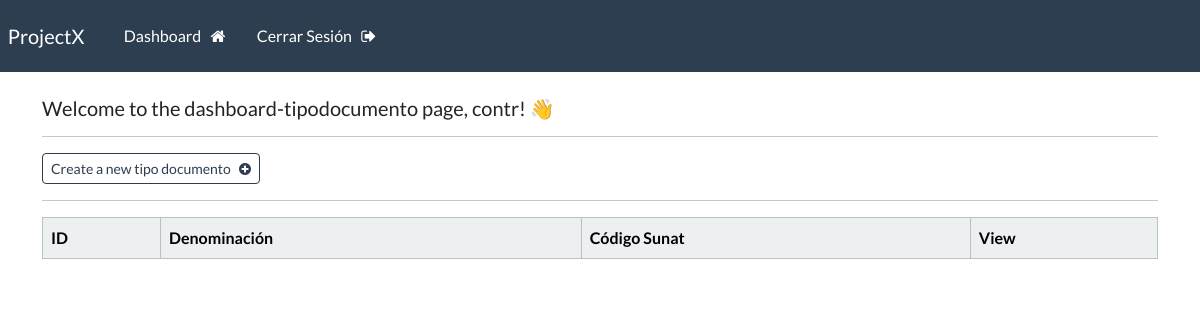
/dashboard-tipodocumento (signed in), run on an earlier commit of the app's database.
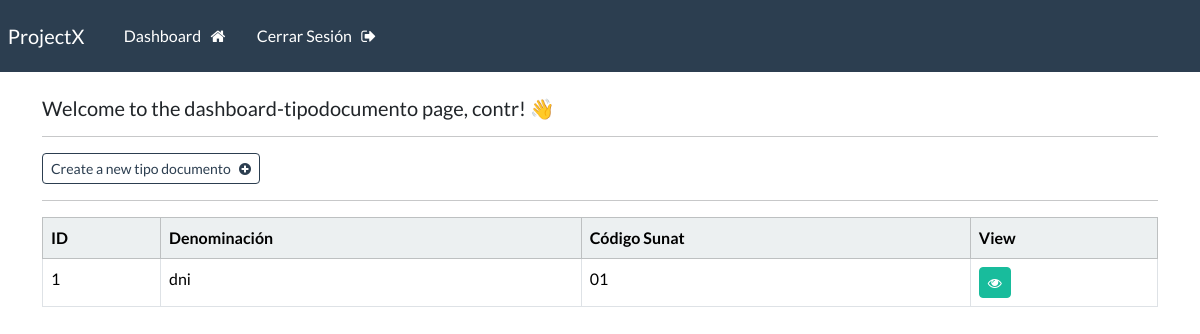
And on a later commit of the database.
### webapp/models.py (models this page shows, shortened)
class TipoDocumento(models.Model):
    denominacion = models.CharField(max_length=100)
    codigo_sunat = models.CharField(max_length=2)

### webapp/views.py (the view)
# urls.py: path('dashboard-tipodocumento', views.dashboard_tipodocumento, name="dashboard-tipodocumento"),
@login_required(login_url='my-login')
def dashboard_tipodocumento(request):
    my_tiposdocumentos = TipoDocumento.objects.all()
    context = {'tiposdocumentos': my_tiposdocumentos}
    return render(request, 'webapp/dashboard-tipodocumento.html', context=context)

### webapp/templates/webapp/dashboard-tipodocumento.html
{% extends 'webapp/base.html' %}
{% block content %}
    <h5> Welcome to the dashboard-tipodocumento page, {{user}}! 👋</h5>
    <hr>
    <a class="btn btn-outline-primary btn-sm" href="{% url 'create-tipodocumento' %}">
        Create a new tipo documento &nbsp; <i class="fa fa-plus-circle" aria-hidden="true"></i>
    </a>
    <hr>
    <table class="table table table-hover table-bordered">
        <thead class="table-light">
            <tr>
                <th scope="col"> ID </th>
                <th scope="col"> Denominación </th>
                <th scope="col"> Código Sunat </th>
                <th scope="col"> View </th>
            </tr>
        </thead>
        <tbody>
        {% if tiposdocumentos %}
            {% for tipodocumento in tiposdocumentos %}
            <tr>
                <td> {{tipodocumento.id}} </td>
                <td> {{tipodocumento.denominacion}}</td>
                <td> {{tipodocumento.codigo_sunat}}</td>
                <td> <a class="btn btn-success btn-sm" href="{% url 'tipodocumento' tipodocumento.id %}"> <i class="fa fa-eye" aria-hidden="true"></i> </a></td>
            </tr>
            {% endfor %}
        {% endif %}
        </tbody>
    </table>
{% endblock %}

What changed in the data, as far as the page shows it:
added TipoDocumento: id "1", denominacion "dni", codigo_sunat "01"
